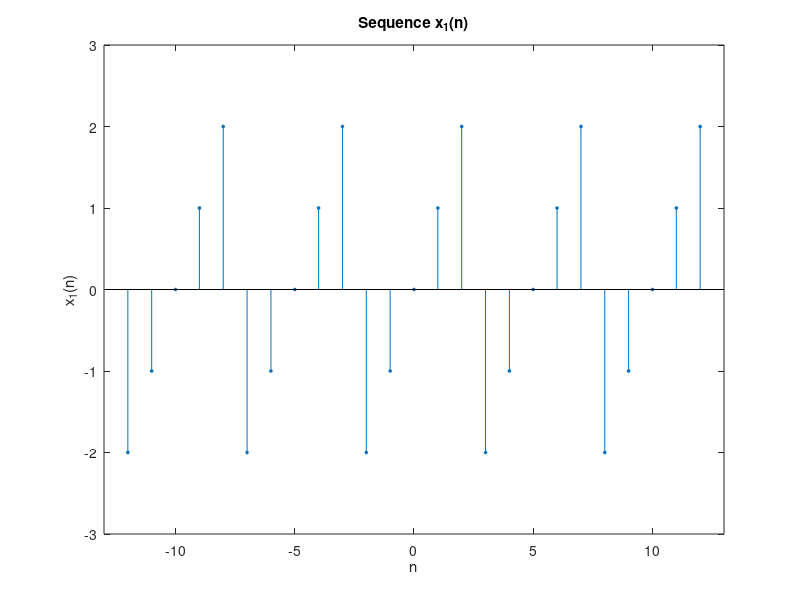

Recreate this plot in MATLAB.
% P2.3.1: x1(n) = {...,-2,-1,0,1,2,-2,-1,0,1,2...} periodic. 5 periods
clc;

n1 = [-12:12]; 
x1 = [-2,-1,0,1,2];

x1 = x1'*ones(1,5); 
x1 = (x1(:))';
Hs = stem(n1,x1,'filled'); set(Hs,'markersize',2);
axis([min(n1)-1,max(n1)+1,min(x1)-1,max(x1)+1]);
xlabel('n'); 
ylabel('x_1(n)');
title('Sequence x_1(n)');